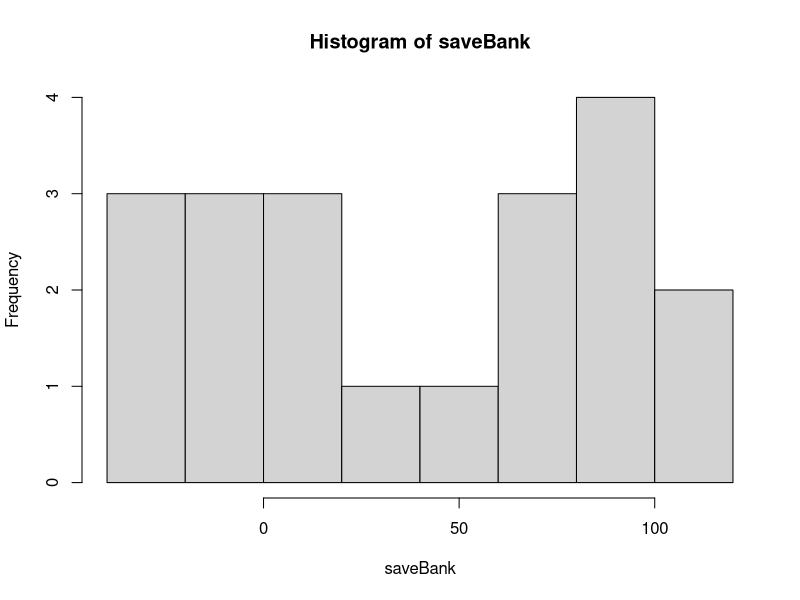
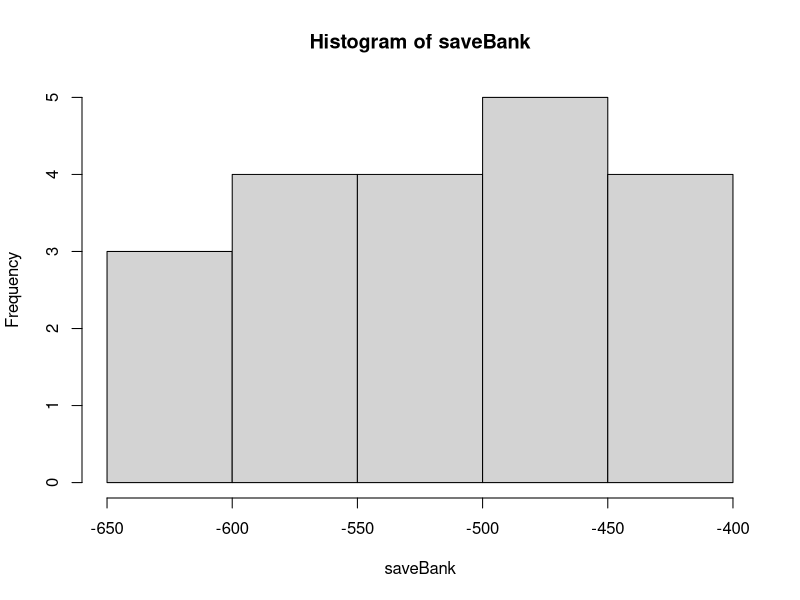

Reproduce these figures in R, in order.
## ---- chunk 1
knitr::opts_chunk$set(echo = TRUE)
require(tidyverse)
require(tidyverse)
require(knitr)
## ---- chunk 2
URN = 1: 365
## ---- chunk 3
classSize = 35
winAmount=1
loseAmount= 4.25

test = vector('numeric')
saveBank=vector('numeric')
for (j in 1:20){
  bank=0
for(i in 1:637){
test = sample(URN, size=classSize, replace=TRUE)
ifelse(length(unique(test))==classSize, (bank=bank-loseAmount),(bank=bank+winAmount))
saveBank[j] = bank
}
}
hist(saveBank)

## ---- chunk 4
classSize = 28
winAmount=1
loseAmount= 4.25

test = vector('numeric')
saveBank=vector('numeric')
for (j in 1:20){
  bank=0
for(i in 1:637){
test = sample(URN, size=classSize, replace=TRUE)
ifelse(length(unique(test))==classSize, (bank=bank-loseAmount),(bank=bank+winAmount))
saveBank[j] = bank
}
}
hist(saveBank)

